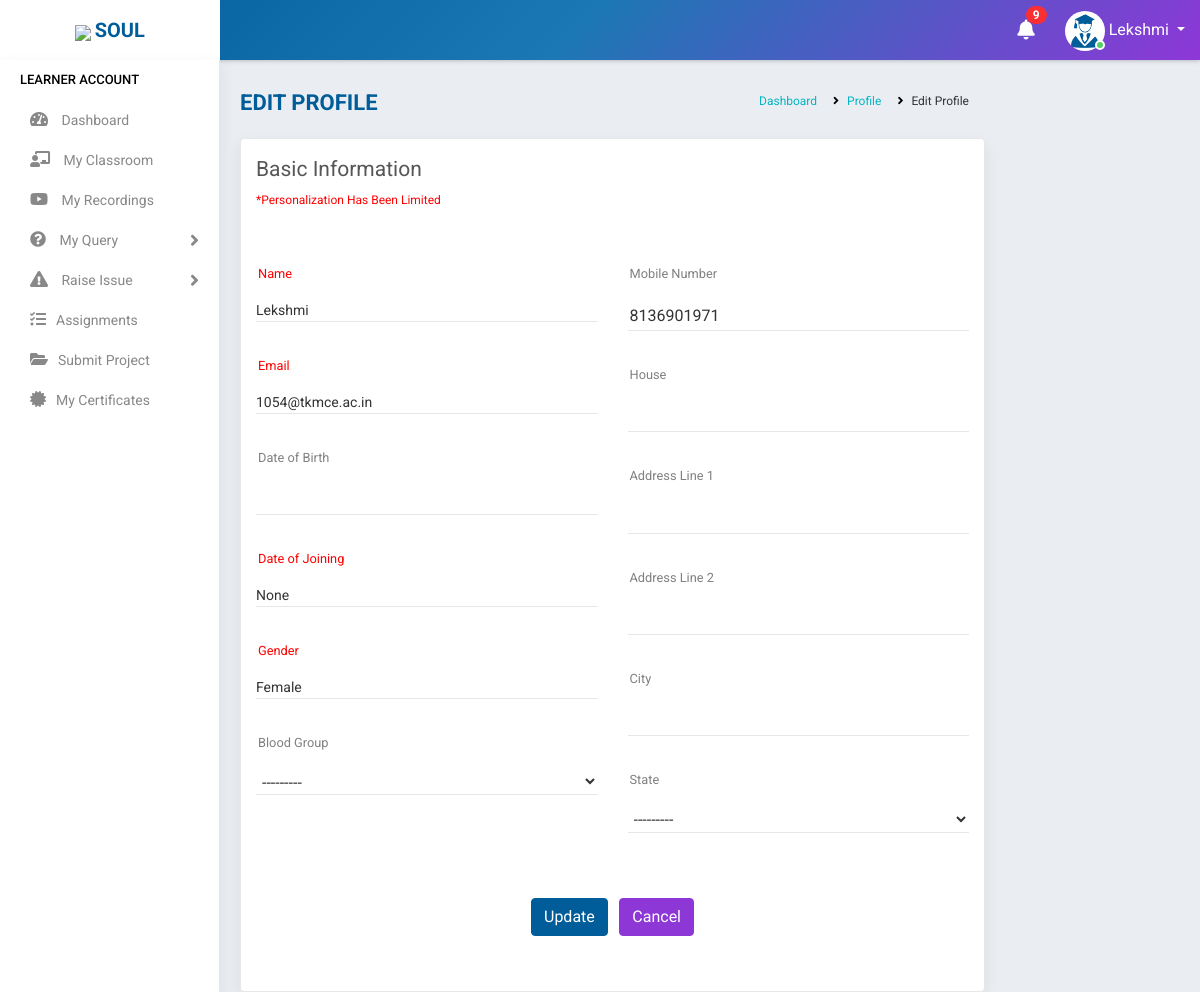
The page /profile/update/ (signed in) on the database its author committed.
### accounts/models.py (models this page shows, shortened)
class Student(models.Model):
    state = (
    ('Andhra Pradesh','Andhra Pradesh'),
    ('Arunachal Pradesh','Arunachal Pradesh'),
    ('Assam','Assam'),
    ('Bihar','Bihar'),
    ('Chhattisgarh','Chattisgarh'),
    ('Goa','Goa'),
    ('Gujarat','Gujarat'),
    ('Haryana','Haryana'),
    ('Himachal Pradesh','Himachal Pradesh'),
    ('Jharkhand','Jharkhand'),
    ('Karnataka','Karnataka'),
    ('Kerala','Kerala'),
    ('Madhya Pradesh','Madhya Pradesh'),
    ('Maharashtra','Maharashtra'),
    ('Manipur','Manipur'),
    ('Meghalaya','Meghalaya'),
    ('Mizoram','Mizoram'),
    ('Nagaland','Nagaland'),
    ('Odisha','Odisha'),
    ('Rajasthan','Rajasthan'),
    ('Sikkim','Sikkim'),
    ('Tamil Nadu','Tamil Nadu'),
    ('Telangana','Telangana'),
    ('Tripura','Tripura'),
    ('Uttar Pradesh','Uttar Pradesh'),
    ('Uttarakhand','Uttarakhand'),
    ('West Bengal','West Bengal')
)
    groups = (
    ('AB+', 'AB+'),
    ('AB-', 'AB-'),
    ('A+', 'A+'),
    ('A-', 'A-'),
    ('B+', 'B+'),
    ('B-', 'B-'),
    ('O+', 'O+'),
    ('O-', 'O-'),
    )
    user= models.OneToOneField(User,on_delete=models.CASCADE,null=True,blank=True)
    name = models.CharField(max_length=100,blank=True)
    mobile = models.CharField(max_length=10,blank=True)
    email = models.EmailField(max_length=200,blank=True)
    sex = models.CharField(max_length=10,null=True,choices=(('Male','Male'),('Female','Female')),blank=True)
    dob = models.DateField(null=True, blank=True)
    blood_group = models.CharField(max_length=100,null=True, blank=True,choices=groups)
    house = models.CharField(max_length=100,null=True,blank=True)
    street =models.CharField(max_length=100,null=True,blank=True)
    street2 =models.CharField(max_length=100,null=True,blank=True)
    city = models.CharField(max_length=100,null=True,blank=True)
    state = models.CharField(max_length=100,null=True,choices=state,blank=True)
    course_enrolled = models.CharField(max_length=100,null=True,blank=True)
    now_attending = models.CharField(max_length=100,null=True,blank=True)
    start_date = models.DateField(null=True,blank=True)
    shared = models.BooleanField(default=False,choices=((True, 'Yes'), (False, 'No')),blank=True)
    payment = models.CharField(max_length=10,choices=(('Full','Full'),('Half','Half')),default='Half',blank=True)
    status = models.CharField(max_length=20,choices=(('Active','Active'),('Inactive','Inactive')),default='Active',blank=True)
    profile_pic = models.ImageField(null=True,default="student.jpg")
    total_fees = models.IntegerField(null=True,blank=True)
    fees_paid = models.IntegerField(null=True,blank=True)
    balance = models.IntegerField(null=True,blank=True)

### accounts/views.py (the view, shortened to what this page needs)
# urls.py: path('profile/update/', ProfileUpdate.as_view(),name='profile_update'),
class ProfileUpdate(View):
    def get(self, request):
        user=request.user
        if user.is_authenticated:
            note = Notification.objects.filter(receiver=user).filter(status="Not Read").order_by('-datetime')
            no_count = note.count()
            try:
                s= Staff.objects.get(user=user)
                form = ProfileUpdateForm(instance=s)
                return render(request,'accounts/edit_profile.html',{'s':s,'form':form,'no_count':no_count,'note':note})
            except:
                s= Student.objects.get(user=user)
                form = StudentProfileUpdateForm(instance=s)
                return render(request,'students/edit_profile.html',{'s':s,'form':form,'no_count':no_count,'note':note})
        else:
            return redirect('logout')

### accounts/forms.py
class StudentProfileUpdateForm(ModelForm):
    class Meta:
        model = Student
        fields =['dob','blood_group','mobile','house','street','street2','city','state']

### accounts/templates/students/edit_profile.html (shortened to what this page needs)
{% extends 'accounts/main.html' %}
{% block content %}
    <div class="main-wrapper">
    {% include 'students/navbar.html' %}
    {% include 'students/sidebar.html' %}
        <div class="container" style="padding-top:80px;padding-left:5%">
            <div class="page-header">
                <div class="row">
                    <div class="col-lg-7 col-md-12 col-sm-12 col-12">
                        <h5 class="text-uppercase">Edit Profile</h5>
                    </div>
                    <div class="col-lg-5 col-md-12 col-sm-12 col-12">
                        <ul class="list-inline breadcrumb float-right">
                            <li class="list-inline-item"><a href="{% url 'home' %}">Dashboard</a></li>
                            <li class="list-inline-item"><a href="{% url 'profile' %}">Profile</a></li>
                            <li class="list-inline-item">Edit Profile</li>
                        </ul>
                    </div>
                </div>
            </div>
            <div class="page-content">
                <div class="row">
                    <div class="col-lg-12 col-md-12 col-sm-12 col-12">
                        <div class="card">
                            <div class="page-title">
                                <div class="row">
                                    <div class="col-lg-12 col-md-12 col-sm-12 col-12">
                                        <div class="page-title">Basic information</div>
                                        <p style="font-size:12px;color:red">*Personalization has been limited</p>
                                    </div>
                                </div>
                            </div>
                            <div class="card-body">
                                <div class="row">
                                    <div class="col-lg-6 col-md-6 col-sm-6 col-12">
                                        <form method="post" enctype="multipart/form-data" action>
                                            <div class="form-group custom-mt-form-group">
                                                <fieldset style="padding-top:25px">{{s.name}}</fieldset>
                                                <label class="control-label" style="color:red">Name</label><i class="bar"></i>
                                            </div>
                                            <div class="form-group custom-mt-form-group">
                                                <fieldset style="padding-top:25px">{{s.email}}</fieldset>
                                                <label class="control-label" style="color:red">Email</label><i class="bar"></i>
                                            </div>
                                            <div class="form-group custom-mt-form-group">
                                                <fieldset style="padding-top:25px">{{form.dob}}</fieldset>
                                                <label class="control-label" >Date of Birth</label><i class="bar"></i>
                                            </div>
                                            <div class="form-group custom-mt-form-group">
                                                <fieldset style="padding-top:25px">{{s.start_date}}</fieldset>
                                                <label class="control-label" style="color:red">Date of Joining</label><i class="bar"></i>
                                            </div>
                                            <div class="form-group custom-mt-form-group">
                                                <fieldset style="padding-top:25px">{{s.sex}}</fieldset>
                                                <label class="control-label" style="color:red">Gender</label><i class="bar"></i>
                                            </div>
                                            <div class="form-group custom-mt-form-group">
                                                <fieldset style="padding-top:25px">{{form.blood_group}}</fieldset>
                                                <label class="control-label" >Blood Group</label><i class="bar"></i>
                                            </div>
                                    </div>
                                    <div class="col-lg-6 col-md-6 col-sm-6 col-12">
                                            <div class="form-group custom-mt-form-group">
                                                <fieldset style="padding-top:25px">{{form.mobile}}</fieldset>
                                                <label class="control-label">Mobile Number</label><i class="bar"></i>
                                            </div>
                                            <div class="form-group custom-mt-form-group">
                                                <fieldset style="padding-top:25px">{{form.house}}</fieldset>
                                                <label class="control-label">House</label><i class="bar"></i>
                                            </div>
                                            <div class="form-group custom-mt-form-group">
                                                <fieldset style="padding-top:25px">{{form.street}}</fieldset>
                                                <label class="control-label">Address Line 1</label><i class="bar"></i>
                                            </div>
                                            <div class="form-group custom-mt-form-group">
                                                <fieldset style="padding-top:25px">{{form.street2}}</fieldset>
                                                <label class="control-label">Address Line 2</label><i class="bar"></i>
                                            </div>
                                            <div class="form-group custom-mt-form-group">
                                                <fieldset style="padding-top:25px">{{form.city}}</fieldset>
                                                <label class="control-label">City</label><i class="bar"></i>
                                            </div>
                                            <div class="form-group custom-mt-form-group">
                                                <fieldset style="padding-top:25px">{{form.state}}</fieldset>
                                                <label class="control-label">State</label><i class="bar"></i>
                                            </div>
                                    </div>
                                    <div class="col-lg-12 col-md-12 col-sm-12 col-12">
                                            <div class="form-group text-center custom-mt-form-group">
                                                <button type="submit"class="btn btn-primary mr-2" type="submit">Update</button>
                                                <a href="{% url 'home' %}" class="btn btn-secondary" >Cancel</a>
                                            </div>
                                    </div>
                                </div>
                            </div>
                        </div>
                    </div>
                </div>
            </div>
        </div>
    </div>
    {% endblock %}

### accounts/templates/students/navbar.html (shortened to what this page needs)
<div class="header">
    <div class="header-left">
        <a href="https://www.teqstories.com" class="logo">
            <img src="https://www.teqstories.com/assets/images/Blue.png" style="height: 40px;width:auto;">
            <span class="text-uppercase"><b>Soul</b></span>
        </a>
    </div>
    <div class="page-title-box float-left">
    </div>
    <ul class="nav user-menu float-right">
        {% include 'accounts/mini/notify.html' %}
        <li class="nav-item dropdown has-arrow">
            <a href="#" class="dropdown-toggle nav-link user-link" data-toggle="dropdown">
                <span class="user-img"><img class="rounded-circle" src="{{request.user.student.profile_pic.url}}" width="40" height="40" alt="{{request.user.student.name|title}}">
                    <span class="status online"></span></span>
                <span>{{request.user.student.name|title}}</span>
            </a>
        </li>
    </ul>
</div>

### rows shown on the page
Student: name "Lekshmi", email "1054@tkmce.ac.in", start_date "None", sex "Female", blood_group "---------", mobile "8136901971", state "---------"

### other values the page prints
{{ no_count }} "9"
{{ request.user.student.name|title }} "Lekshmi"
